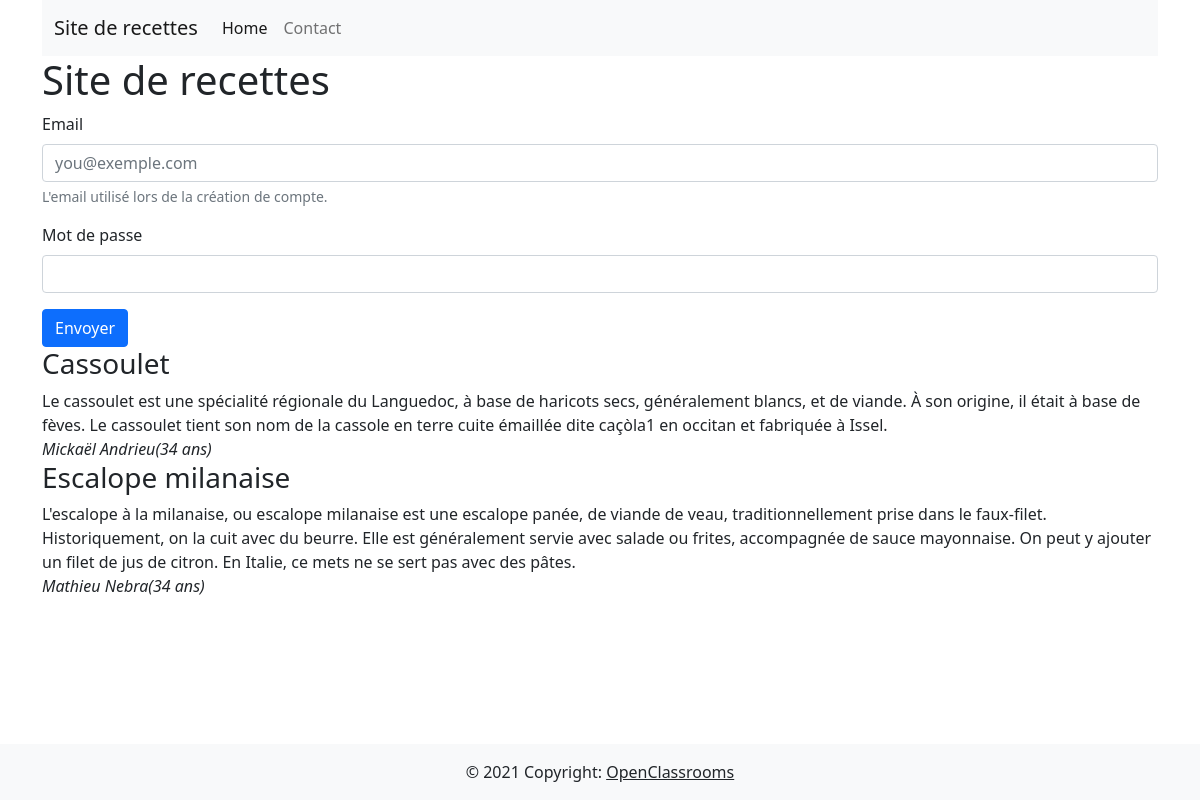
The page / on the database its author committed.
### tables this page shows
CREATE TABLE IF NOT EXISTS `recipes` (
    `recipe_id` int(11) NOT NULL AUTO_INCREMENT,
    `title` varchar(128) NOT NULL,
    `recipe` TEXT NOT NULL,
    `author` varchar(255) NOT NULL,
    `is_enabled` BOOLEAN NOT NULL,
    PRIMARY KEY (`recipe_id`)
    );

CREATE TABLE IF NOT EXISTS `users` (
    `user_id` int(11) NOT NULL AUTO_INCREMENT,
    `full_name` varchar(64) NOT NULL,
    `email` varchar(255) NOT NULL,
    `password` varchar(255) NOT NULL,
    `age` INT NOT NULL,
    PRIMARY KEY (`user_id`)
    );

### variables.php (called while the page is built)
<?php
require_once 'databaseconnect.php';
$usersStatement = $mysqlClient->prepare('SELECT * FROM users');
$usersStatement->execute();
$users = $usersStatement->fetchAll();
$recipesStatement = $mysqlClient->prepare('SELECT * FROM recipes WHERE is_enabled is TRUE');
$recipesStatement->execute();
$recipes = $recipesStatement->fetchAll();
?>

### functions.php (called while the page is built, shortened)
<?php
function displayAuthor(string $authorEmail, array $users): string
{
    foreach ($users as $user) {
        if ($authorEmail === $user['email']) {
            return $user['full_name'] . '(' . $user['age'] . ' ans)';
        }
    }
    return 'Auteur inconnu';
}
function isValidRecipe(array $recipe): bool
{
    if (array_key_exists('is_enabled', $recipe)) {
        $isEnabled = $recipe['is_enabled'];
    } else {
        $isEnabled = false;
    }
    return $isEnabled;
}
function getRecipes(array $recipes): array
{
    $valid_recipes = [];
    foreach ($recipes as $recipe) {
        if (isValidRecipe($recipe)) {
            $valid_recipes[] = $recipe;
        }
    }
    return $valid_recipes;
}

### index.php (the view, shortened to what this page needs)
<?php
require_once(__DIR__ . '/variables.php');
require_once(__DIR__ . '/functions.php');
?>
<!DOCTYPE html>
<html>
<head>
    <link href="https://cdn.jsdelivr.net/npm/bootstrap@5.0.2/dist/css/bootstrap.min.css" rel="stylesheet">
</head>
<body class="d-flex flex-column min-vh-100">
    <div class="container">
        <?php require_once(__DIR__ . '/header.php'); ?>
        <h1>Site de recettes</h1>
        <?php require_once(__DIR__ . '/login.php'); ?>
        <?php foreach (getRecipes($recipes) as $recipe) : ?>
            <article>
                <h3><?php echo $recipe['title']; ?></h3>
                <div><?php echo $recipe['recipe']; ?></div>
                <i><?php echo displayAuthor($recipe['author'], $users); ?></i>
            </article>
        <?php endforeach ?>
    </div>
    <?php require_once(__DIR__ . '/footer.php'); ?>
</body>
</html>

### header.php (shortened to what this page needs)
<nav class="navbar navbar-expand-lg navbar-light bg-light">
    <div class="container-fluid">
        <a class="navbar-brand" href="index.php">Site de recettes</a>
        <div class="collapse navbar-collapse" id="navbarSupportedContent">
            <ul class="navbar-nav me-auto mb-2 mb-lg-0">
                <li class="nav-item">
                    <a class="nav-link active" aria-current="page" href="index.php">Home</a>
                </li>
                <li class="nav-item">
                    <a class="nav-link" href="contact.php">Contact</a>
                </li>
            </ul>
        </div>
    </div>
</nav>

### login.php (shortened to what this page needs)
<?php if (!isset($_SESSION['LOGGED_USER'])) : ?>
    <form action="submit_login.php" method="POST">
        <div class="mb-3">
            <label for="email" class="form-label">Email</label>
            <input type="email" class="form-control" id="email" name="email" aria-describedby="email-help" placeholder="you@exemple.com">
            <div id="email-help" class="form-text">L'email utilisé lors de la création de compte.</div>
        </div>
        <div class="mb-3">
            <label for="password" class="form-label">Mot de passe</label>
            <input type="password" class="form-control" id="password" name="password">
        </div>
        <button type="submit" class="btn btn-primary">Envoyer</button>
    </form>
<?php else : ?>
    <div class="alert alert-success" role="alert">
        Bonjour <?php echo $_SESSION['LOGGED_USER']['email']; ?> et bienvenue sur le site !
    </div>
<?php endif; ?>

### footer.php
<footer class="bg-light text-center text-lg-start mt-auto">
    <div class="text-center p-3">
        © 2021 Copyright:
        <a class="text-dark" href="https://openclassrooms.com/">OpenClassrooms</a>
    </div>
</footer>

### rows shown on the page
recipes: title "Cassoulet", recipe "Le cassoulet est une spécialité régionale du Languedoc, à base de haricots secs, généralement blancs, et de viande. À son origine, il était à base de fèves. Le cassoulet tient son nom de la cassole en terre cuite émaillée dite caçòla1 en occitan et fabriquée à Issel.", author.age "Mickaël Andrieu(34 ans)"
recipes: title "Escalope milanaise", recipe "L'escalope à la milanaise, ou escalope milanaise est une escalope panée, de viande de veau, traditionnellement prise dans le faux-filet. Historiquement, on la cuit avec du beurre. Elle est généralement servie avec salade ou frites, accompagnée de sauce mayonnaise. On peut y ajouter un filet de jus de citron. En Italie, ce mets ne se sert pas avec des pâtes.", author.age "Mathieu Nebra(34 ans)"
